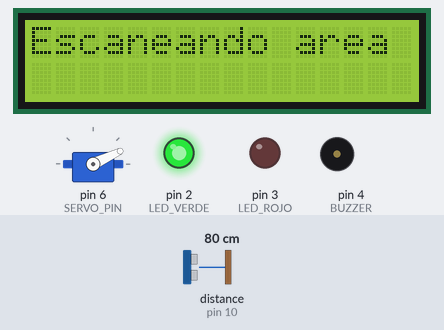
A sketch run on a simulated Arduino Uno, built with avr-gcc and run on an emulated ATmega328P. Parts: servo, 16×2 character LCD, output pins drawn as LEDs (lit = HIGH), buzzer (waves = sounding, pin HIGH). Wiring (inferred from the names in the program): ultrasonic range finder: trigger pin 9; echo pin 10. Inputs (shaded band) come from the test bench; at power-on: distance to the obstacle (sensor on pin 10) 80 cm. The echo pulse lasts 58.3 µs per cm; pins used as bus, display or sensor lines are not drawn.

Above: at 1.25 s.
1.3 s: distance to the obstacle (sensor on pin 10) set to 23 cm
2.9 s: distance to the obstacle (sensor on pin 10) set to 18 cm
At 4.1 s:
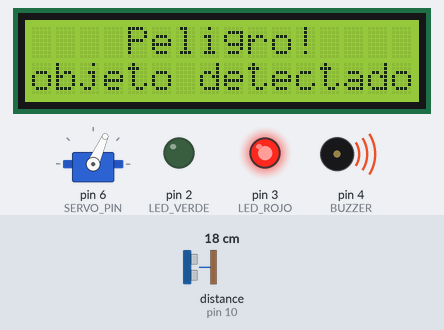
4.4 s: distance to the obstacle (sensor on pin 10) set to 250 cm
At 4.58 s:
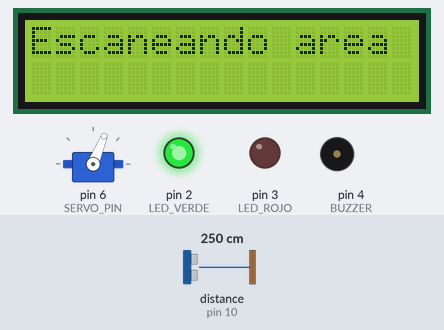
6.9 s: distance to the obstacle (sensor on pin 10) set to 2 cm
At 7.9 s:
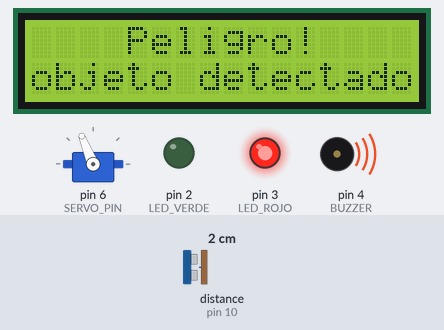
8.4 s: distance to the obstacle (sensor on pin 10) set to 35 cm
At 8.55 s:
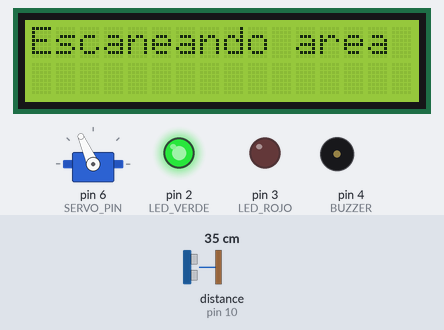
10.4 s: distance to the obstacle (sensor on pin 10) set to 120 cm
Timing chart, 0 to 13.1 s (numbered marks = the images above; inputs shaded):
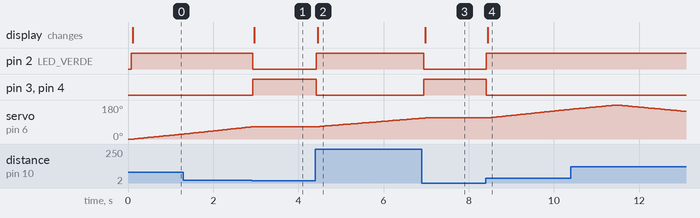

Measured:
- the behaviour switches between 22 and 21 cm on distance to the obstacle (sensor on pin 10) (found by bisection; images 0 and 1)
- after the input at 2.9 s, pin 2 (LED_VERDE): HIGH → LOW at once; pin 3 (LED_ROJO), pin 4 (BUZZER): LOW → HIGH at once; servo on pin 6 (SERVO_PIN): goes on until 3.0 s, then stays 66°; the display: changes after 0.07 s (image 1)
- after the input at 4.4 s, pin 2 (LED_VERDE): LOW → HIGH at once; pin 3 (LED_ROJO), pin 4 (BUZZER): HIGH → LOW at once; servo on pin 6 (SERVO_PIN): moves from 66° to 110° over 2.4 s, starting after 0.11 s; the display: changes after 0.05 s (image 2)
- after the input at 6.9 s, pin 2 (LED_VERDE): HIGH → LOW after 0.05 s; pin 3 (LED_ROJO), pin 4 (BUZZER): LOW → HIGH after 0.05 s; servo on pin 6 (SERVO_PIN): goes on until 7.0 s, then stays 112°; the display: changes after 0.08 s (image 3)
- after the input at 8.4 s, pin 2 (LED_VERDE): LOW → HIGH at once; pin 3 (LED_ROJO), pin 4 (BUZZER): HIGH → LOW at once; servo on pin 6 (SERVO_PIN): moves from 112° to 157° over 1.9 s, starting after 0.09 s; the display: changes at once (image 4)

The sketch:

Radar.ino
```cpp
#include <Wire.h>
#include <LiquidCrystal_I2C.h>
#include <Servo.h>

#define TRIG_PIN 9
#define ECHO_PIN 10
#define LED_VERDE 2
#define LED_ROJO 3
#define BUZZER 4
#define SERVO_PIN 6

LiquidCrystal_I2C lcd(0x27, 16, 2);

Servo myServo;

int pos = 0;
int direction = 1;

void setup() {
  pinMode(TRIG_PIN, OUTPUT);
  pinMode(ECHO_PIN, INPUT);
  pinMode(LED_VERDE, OUTPUT);
  pinMode(LED_ROJO, OUTPUT);
  pinMode(BUZZER, OUTPUT);
  myServo.attach(SERVO_PIN);
  myServo.write(pos);
  lcd.init();
  lcd.backlight();
  lcd.clear();
}

long readDistance() {
  digitalWrite(TRIG_PIN, LOW);
  delayMicroseconds(2);
  digitalWrite(TRIG_PIN, HIGH);
  delayMicroseconds(10);
  digitalWrite(TRIG_PIN, LOW);
  long duration = pulseIn(ECHO_PIN, HIGH);
  return duration * 0.034 / 2;
}

void loop() {
  long distance = readDistance();
  if (distance > 20 || distance == 0) {
    digitalWrite(LED_VERDE, HIGH);
    digitalWrite(LED_ROJO, LOW);
    digitalWrite(BUZZER, LOW);
    lcd.setCursor(0, 0);
    lcd.print("Escaneando area");
    lcd.setCursor(0, 1);
    lcd.print("                ");
    myServo.write(pos);
    delay(10);
    pos += direction;
    if (pos >= 180 || pos <= 0) {
      direction = -direction;
    }
  } else {
    digitalWrite(LED_VERDE, LOW);
    digitalWrite(LED_ROJO, HIGH);
    digitalWrite(BUZZER, HIGH);
    lcd.setCursor(0, 0);
    lcd.print("    Peligro!     ");
    lcd.setCursor(0, 1);
    lcd.print("objeto detectado");
    myServo.write(pos);
  }
}

 
```
